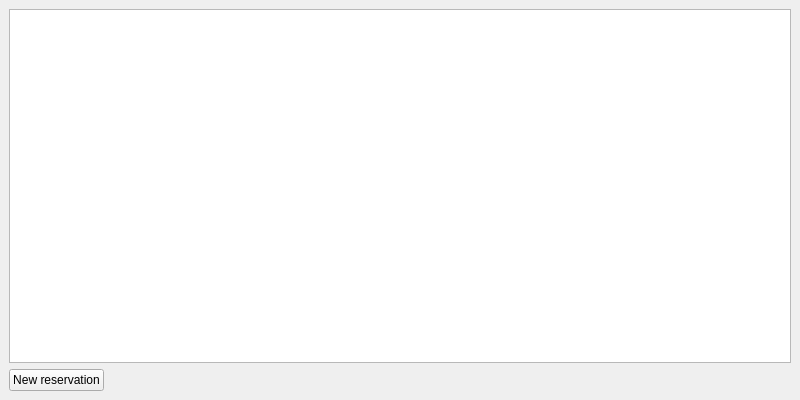
<?xml version="1.0" encoding="UTF-8"?>
<ui version="4.0">
 <class>DWMainDeskHint</class>
 <widget class="QDockWidget" name="DWMainDeskHint">
  <property name="geometry">
   <rect>
    <x>0</x>
    <y>0</y>
    <width>800</width>
    <height>400</height>
   </rect>
  </property>
  <property name="minimumSize">
   <size>
    <width>800</width>
    <height>400</height>
   </size>
  </property>
  <property name="windowIcon">
   <iconset resource="res.qrc">
    <normaloff>:/images/funnel.png</normaloff>:/images/funnel.png</iconset>
  </property>
  <property name="floating">
   <bool>true</bool>
  </property>
  <property name="allowedAreas">
   <set>Qt::NoDockWidgetArea</set>
  </property>
  <property name="windowTitle">
   <string>Search for</string>
  </property>
  <widget class="QWidget" name="dockWidgetContents">
   <layout class="QGridLayout" name="gridLayout">
    <item row="1" column="0" colspan="2">
     <widget class="EQTableWidget" name="tblDockHint">
      <property name="horizontalScrollBarPolicy">
       <enum>Qt::ScrollBarAlwaysOff</enum>
      </property>
      <property name="editTriggers">
       <set>QAbstractItemView::NoEditTriggers</set>
      </property>
      <property name="selectionMode">
       <enum>QAbstractItemView::SingleSelection</enum>
      </property>
      <property name="selectionBehavior">
       <enum>QAbstractItemView::SelectRows</enum>
      </property>
      <attribute name="verticalHeaderVisible">
       <bool>false</bool>
      </attribute>
      <attribute name="verticalHeaderDefaultSectionSize">
       <number>25</number>
      </attribute>
     </widget>
    </item>
    <item row="2" column="0">
     <widget class="QPushButton" name="btnCheckIn">
      <property name="text">
       <string>New reservation</string>
      </property>
      <property name="icon">
       <iconset resource="res.qrc">
        <normaloff>:/images/checkin.png</normaloff>:/images/checkin.png</iconset>
      </property>
     </widget>
    </item>
    <item row="2" column="1">
     <spacer name="horizontalSpacer">
      <property name="orientation">
       <enum>Qt::Horizontal</enum>
      </property>
      <property name="sizeHint" stdset="0">
       <size>
        <width>40</width>
        <height>20</height>
       </size>
      </property>
     </spacer>
    </item>
   </layout>
  </widget>
 </widget>
 <customwidgets>
  <customwidget>
   <class>EQTableWidget</class>
   <extends>QTableWidget</extends>
   <header location="global">eqtablewidget.h</header>
  </customwidget>
 </customwidgets>
 <resources>
  <include location="res.qrc"/>
 </resources>
 <connections/>
</ui>
